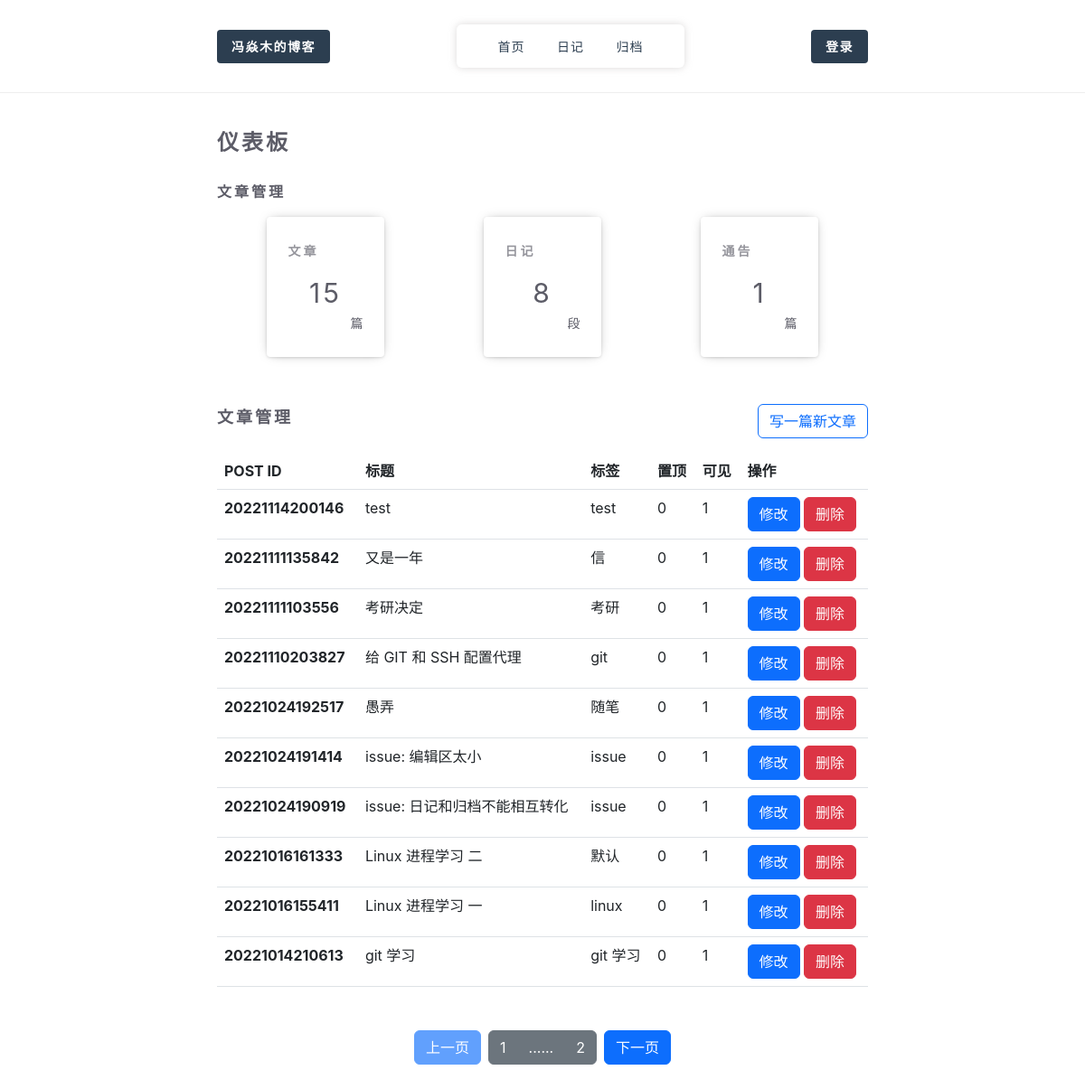
Page /admin/ (signed in) on the earlier database version.
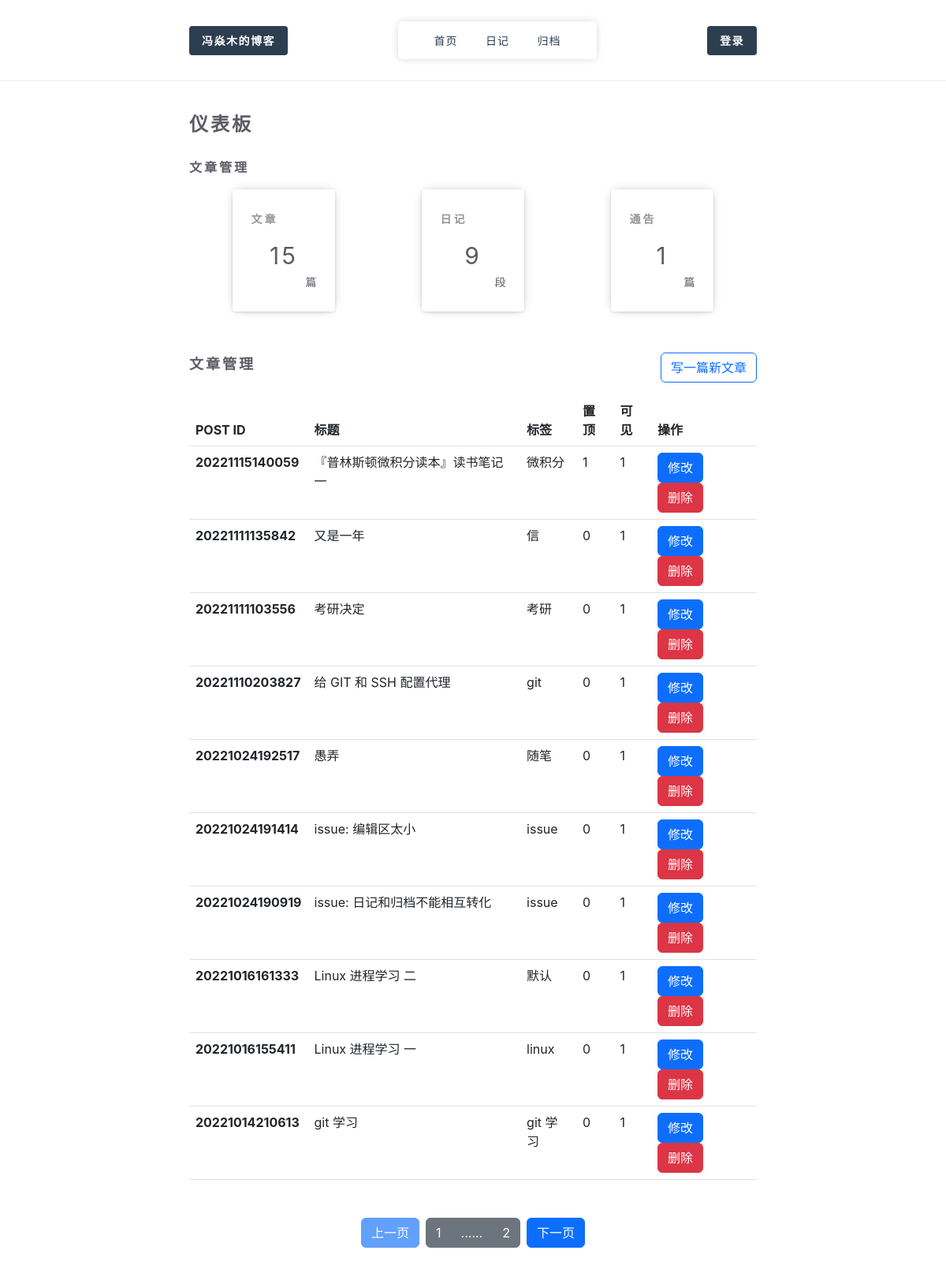
Same page on the later database version.
### tables this page shows
CREATE TABLE POST(pid         CHAR(50)  PRIMARY KEY       NOT NULL,title       CHAR(100)                   NOT NULL,content     TEXT                        NOT NULL,tags        TEXT                        NOT NULL,author      CHAR(100)                   NOT NULL,create_date CHAR(50)                    NOT NULL,views       INT                         NOT NULL,visible     INT                         NOT NULL,is_top      INT                         NOT NULL);

### core/views/admin.py (the view)
@bp.route("/")
@bp.route("/<string:view>/page/<int:page>", methods=['POST','GET'])
def article(view="aritcle",page=1):
    if 'username' not in session:
        return redirect(url_for('admin.login'))
    page -= 1
    if view == "daily":
        condition = "tags == '日记'"
    elif view == "notice":
        condition = "tags == '公告'"
    else:
        condition = "tags != '日记' and tags != '公告'"
    post = select_table(
        modle=PostModle(),
        condition=condition,
        order_by='pid desc,create_date desc',
        limit=10,
        offset=page*10
    )
    post_count = select_table(
        col=['count(*)'],
        modle=PostModle(),
        condition="tags != '日记' and tags != '公告'",
        limit=1
    )['count(*)']
    daily_count = select_table(
        col=['count(*)'],
        modle=PostModle(),
        condition="tags == '日记'",
        limit=1
    )['count(*)']
    notice_count = select_table(
        col=['count(*)'],
        modle=PostModle(),
        condition="tags == '公告'",
        limit=1
    )['count(*)']
    print(post)
    return render_template(
        "admin_article.html",
        post=post,
        post_count=post_count,
        daily_count=daily_count,
        notice_count=notice_count
    )

### core/lib/Config/__init__.py (called while the page is built)
def get_config(config_file=None):
    if config_file is None:
        config_file="config.json"
    with open(config_file, "r", encoding="utf-8") as f:
        config_data = json.load(f)
    return config_data

### core/lib/Db/Db.py (called while the page is built)
def get_db(config_file=None):
    config = get_config(config_file)
    conn = sqlite3.connect(config['db_name'] + ".db")
    return conn

### core/templates/admin_article.html (shortened to what this page needs)
{% extends 'admin.html' %}
{% block table %}
<div class="AdminArticleList">
        <div class="header">
            <div class="title"><h3>文章管理</h3></div>
            <a href="/admin/editor"><button type="button" class="btn btn-outline-primary new_post_button" >写一篇新文章</button></a>
        </div>
        <div class="content">
            <table class="table table-hover ">
              <thead>
                <tr>
                  <th scope="col">POST ID</th>
                  <th scope="col">标题</th>
                  <th scope="col">标签</th>
                  <th scope="col">置顶</th>
                  <th scope="col">可见</th>
                  <th scope="col">操作</th>
                </tr>
              </thead>
              <tbody>
              {% for item in post %}
               <tr>
                  <th scope="row">{{ item['pid'] }}</th>
                  <td>{{ item['title'] }}</td>
                  <td>{{ item['tags'] }}</td>
                  <td>{{ item['isTop'] }}</td>
                  <td>{{ item['visible'] }}</td>
                  <td>
                      <a href="/admin/editor/{{ item['pid'] }}"><button type="button" class="btn btn-primary">修改</button></a>
                      <button type="button" tag="{{ item['pid'] }}" class="btn btn-danger" onclick="delete_post(this)">删除</button>
                  </td>
                </tr>
              {% endfor %}
              </tbody>
            </table>
            <div class="btn-toolbar" role="toolbar" aria-label="Toolbar with button groups">
              <div class="btn-group me-2" role="group" aria-label="First group">
                <button type="button" class="btn btn-primary disabled" id="previous" onclick="pervious()"> 上一页 </button>
              </div>
              <div id="page_list" class="btn-group me-2" role="group" aria-label="Second group">
                <button type="button" class="btn btn-secondary " id="crrent_page">1</button>
                <button type="button" class="btn btn-secondary" id="anthor_page">......</button>
                <a class="btn btn-secondary" href="" id="last_page">1</a>
              </div>
              <div class="btn-group" role="group" aria-label="Third group">
                <button type="button" class="btn btn-primary" id="next" onclick="next()"> 下一页 </button>
              </div>
            </div>
        </div>
</div>
{% endblock %}

Differences in the rows shown:
removed POST: pid "20221114200146", title "test", tags "test", isTop "0", visible "1"
added POST: pid "20221115140059", title "『普林斯顿微积分读本』读书笔记 一", tags "微积分", isTop "1", visible "1"
Other differences:
{{ daily_count }}: "8" → "9"
